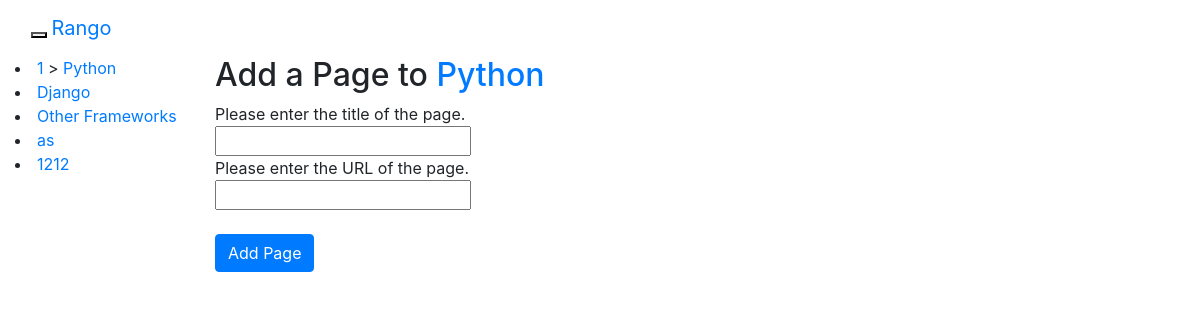
Page /rango/category/python/add_page/ (signed in) on the committed database.
### rango/models.py (models this page shows, shortened)
class Category(models.Model):
        name = models.CharField(max_length=128, unique=True)
        views = models.IntegerField(default=0)
        likes = models.IntegerField(default=0)
        slug = models.SlugField()

### rango/views.py (the view)
# urls.py: url(r'^category/(?P<category_name_slug>[\w\-]+)/add_page/$', views.add_page, name='add_page'),
@login_required
def add_page(request, category_name_slug):
    try:
        cat = Category.objects.get(slug=category_name_slug)
    except Category.DoesNotExist:
                cat = None
    if request.method == 'POST':
        form = PageForm(request.POST)
        if form.is_valid():
            if cat:
                page = form.save(commit=False)
                page.category = cat
                page.views = 0
                page.save()
                return category(request, category_name_slug)
        else:
            print form.errors
    else:
        form = PageForm()
    context_dict = {'form':form, 'category': cat}
    return render(request, 'rango/add_page.html', context_dict)

### rango/forms.py (shortened to what this page needs)
class PageForm(forms.ModelForm):
    title = forms.CharField(max_length=128, help_text="Please enter the title of the page.")
    url = forms.URLField(max_length=200, help_text="Please enter the URL of the page.")
    views = forms.IntegerField(widget=forms.HiddenInput(), initial=0)
    class Meta:
        model = Page
        exclude = ('category',)

### rango/templatetags/rango_extras.py (called while the page is built)
@register.inclusion_tag('rango/cats.html')
def get_category_list(cat=None):
    return {'cats': Category.objects.all(), 'act_cat': cat}

### templates/rango/add_page.html (shortened to what this page needs)
{% extends 'rango/base.html' %}
{% load staticfiles %}
{% block body_block %}
{% if category %}
                <form role="form"  id="page_form" method="post" action="/rango/category/{{category.slug}}/add_page/">
            <h2 class="form-signin-heading">Add a Page to <a href="/rango/category/{{category.slug}}/"> {{ category.name }}</a></h2>
                    {% for field in form.visible_fields %}
                        {{ field.help_text }}<br/>
                        {{ field }}<br/>
                    {% endfor %}
                <br/>
            <button class="btn btn-primary" type="submit" name="submit">Add Page</button>
                </form>
            {%  else %}
            <p>This is category does not exist.</p>
        {%  endif %}
        {% endblock %}

### templates/rango/cats.html
{% for c in cats %}
    {% if c == act_cat %} <li class="active"><a href="#">1 <span class="sr-only">(current)</span></a>> {% else  %} <li>{% endif %}
            <a href="{% url 'category'  c.slug %}">{{ c.name }}</a></li>
{% endfor %}

### rows in the picture
Category: shows "1", name "Python"
Category: name "Django"
Category: name "Other Frameworks"
Category: name "as"
Category: name "1212"

### other values in the picture
{{ field.help_text }} "Please enter the title of the page." "Please enter the URL of the page."
